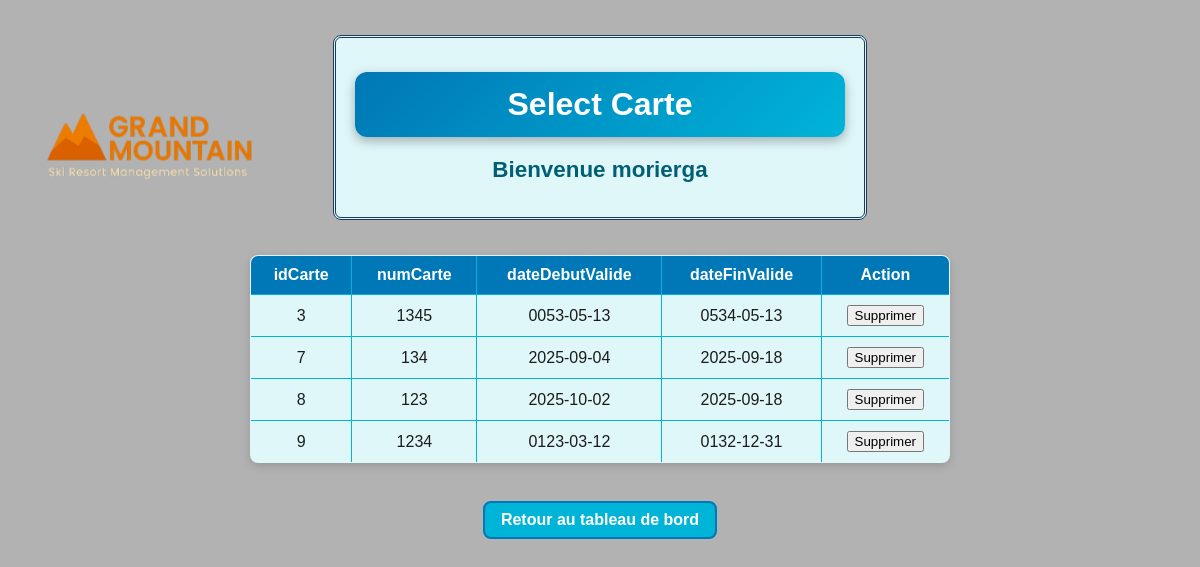
The page /display_cards.php (signed in) on the database its author committed.
### tables this page shows
CREATE TABLE `cards` (
  `idCarte` int UNSIGNED NOT NULL,
  `numCarte` int UNSIGNED NOT NULL,
  `dateDebutValide` date NOT NULL,
  `dateFinValide` date NOT NULL
);

### display_cards.php (the view, shortened to what this page needs)
<?php
require_once __DIR__ . '/config.php';
if (!isset($skipass_db) || !($skipass_db instanceof mysqli)) {
    $skipass_db = new mysqli($db_host,$db_user,$db_pass,$db_name, $db_port);
}
$query = "SELECT * FROM cards";
if (!$result = $skipass_db->query($query)) {
    die("Erreur SELECT : " . $skipass_db->error);
}
$fields = $result->fetch_fields();
?>
<!doctype html>
<html lang="fr">
<head>
  <link rel="stylesheet" type="text/css" href="/assets/style.css">
</head>
<body>
  <div class="top_banner">
    <h1>Select Carte</h1>
    <h2><?php echo "Bienvenue " . htmlspecialchars($_SESSION['login']); ?></h2>
  </div>
  <table border="1">
    <tr>
      <?php foreach ($fields as $f): ?>
        <th><?= htmlspecialchars($f->name) ?></th>
      <?php endforeach; ?>
      <th>Action</th>
    </tr>
    <?php while ($row = $result->fetch_assoc()): ?>
    <tr>
      <?php foreach ($fields as $f): ?>
        <td><?= htmlspecialchars($row[$f->name]) ?></td>
      <?php endforeach; ?>
      <?php
        if ($_SESSION['role']=="administrator") {
      ?>
      <td>
        <form method="post" action="script_delete.php" onsubmit="return confirm('Supprimer cette ligne ?');">
          <input type="submit" value="Supprimer">
        </form>
      </td>
    </tr>
    <?php
        }
    ?>
    <?php endwhile; ?>
  </table>
  <br>
  <a href="dashboard.php">Retour au tableau de bord</a>
</body>
</html>

### assets/style.css (style rules this page uses)
body { margin: 0; padding: 20px; min-height: 100vh; font-family: 'Arial', sans-serif; display: flex; flex-direction: column; align-items: center; color: #1b1b1b; position: relative; background-image: url('/assets/background.png'); background-size: cover; background-repeat: no-repeat; background-position: center; }
body::before { content: ''; position: fixed; top: 20px; left: 20px; width: 250px; height: 250px; background-image: url('/assets/logo.png'); background-size: contain; background-repeat: no-repeat; background-position: center; z-index: 1; pointer-events: none; }
body::after { content: ''; position: fixed; top: 0; left: 0; width: 100%; height: 100%; background: rgba(0,0,0,0.3); z-index: 0; pointer-events: none; }
body > * { position: relative; z-index: 2; }
h1 { max-width: 600px; width: 90%; margin: 20px auto; text-align: center; background: linear-gradient(135deg, #0077b6, #00b4d8); color: #fff; padding: 14px 20px; border-radius: 12px; box-shadow: 0 4px 12px rgba(0,0,0,0.3); }
h2 { color: #005f73; text-align: center; font-size: 1.4em; margin: 10px 0 20px; }
.top_banner { border: 3px double #1b3b5a; border-radius: 8px; max-width: 500px; width: 100%; padding: 14px; background: #e0f7fa; margin: 15px 0; text-align: center; font-weight: bold; color: #003459; }
table { border-collapse: collapse; margin: 20px auto; width: 90%; max-width: 700px; background: #e0f7fa; box-shadow: 0 3px 8px rgba(0,0,0,0.15); border-radius: 8px; overflow: hidden; }
td, th { border: 1px solid #00b4d8; padding: 10px 14px; text-align: center; }
th { background-color: #0077b6; font-weight: bold; color: #fff; }
a { display: inline-block; border: 2px solid #0077b6; background-color: #00b4d8; border-radius: 8px; padding: 8px 16px; text-decoration: none; color: #fff; font-weight: bold; transition: background 0.3s, transform 0.2s; }

### rows shown on the page
cards: idCarte "3", numCarte "1345", dateDebutValide "0053-05-13", dateFinValide "0534-05-13"
cards: idCarte "7", numCarte "134", dateDebutValide "2025-09-04", dateFinValide "2025-09-18"
cards: idCarte "8", numCarte "123", dateDebutValide "2025-10-02", dateFinValide "2025-09-18"
cards: idCarte "9", numCarte "1234", dateDebutValide "0123-03-12", dateFinValide "0132-12-31"

### other values the page prints
$_SESSION['login'] "morierga"
$f->name "idCarte"
$f->name "numCarte"
$f->name "dateDebutValide"
$f->name "dateFinValide"
